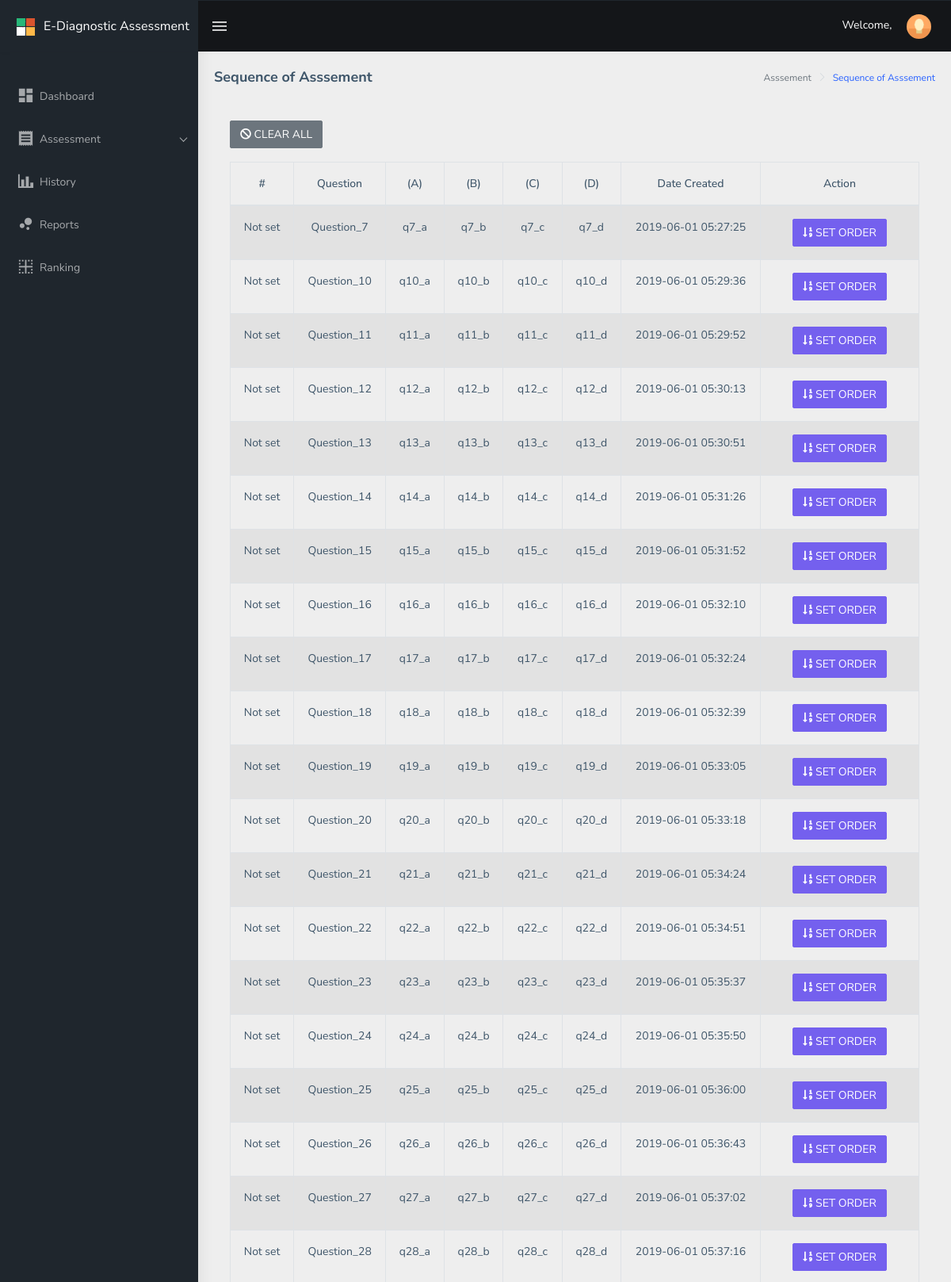
The page /tmp/x.php (upper part) on the database its author committed.
### tables this page shows
CREATE TABLE `drxassessment_assessment` (
  `drxassessment_id` int(11) NOT NULL,
  `drxassessment_question1` text NOT NULL,
  `drxassessment_answer` text NOT NULL,
  `drxassessment_answer_value` text NOT NULL,
  `drxassessment_domain` text NOT NULL,
  `drxassessment_q1_answer_1` text NOT NULL,
  `drxassessment_q1_answer_2` text NOT NULL,
  `drxassessment_q1_answer_3` text NOT NULL,
  `drxassessment_q1_answer_4` text NOT NULL,
  `drxassessment_order` int(11) NOT NULL,
  `drxassessment_order_value` text NOT NULL,
  `drxassessment_status` int(1) NOT NULL,
  `drxassessment_created_at` datetime NOT NULL,
  `drxassessment_updated_at` datetime NOT NULL
);

### tmp/x.php (the view, shortened to what this page needs)
<?php
include("../../../../config/common/asdasf9z09x0c90zx90123.php");
if (!empty($_SESSION['drxassessmentname'])) {
    $drxassessmentname = $_SESSION['drxassessmentname'];
} else {
    $drxassessmentname = "";
}
?>
<!DOCTYPE html>
<html dir="ltr" lang="en">
<head>
    <link href="../../../assets/libs/flot/css/float-chart.css" rel="stylesheet">
    <link href="../../../dist/css/style.min.css" rel="stylesheet">
    <link href="../../../assets/libs/datatables.net-bs4/css/dataTables.bootstrap4.css" rel="stylesheet">
</head>
<body>
    <div id="main-wrapper">
        <header class="topbar" data-navbarbg="skin5">
            <nav class="navbar top-navbar navbar-expand-md navbar-dark">
                <div class="navbar-header" data-logobg="skin5">
                    <a class="navbar-brand" href="../../../main/teacher">
                        <b class="logo-icon p-l-10">
                            <img src="../../../assets/images/logo-icon.png" alt="homepage" class="light-logo" />
                        </b>
                        <span class="logo-text">
                             <span style="font-size: 16px;">E-Diagnostic Assessment</span>
                        </span>
                    </a>
                </div>
                <div class="navbar-collapse collapse" id="navbarSupportedContent" data-navbarbg="skin5">
                    <ul class="navbar-nav float-left mr-auto">
                        <li class="nav-item d-none d-md-block"><a class="nav-link sidebartoggler waves-effect waves-light" href="javascript:void(0)" data-sidebartype="mini-sidebar"><i class="mdi mdi-menu font-24"></i></a></li>
                    </ul>
                    <ul class="navbar-nav float-right">
                        <li class="nav-item dropdown">
                          <span style="color: #fff;">Welcome, <?php echo $drxassessmentname; ?></span>
                            <a class="nav-link dropdown-toggle text-muted waves-effect waves-dark pro-pic" href="" data-toggle="dropdown" aria-haspopup="true" aria-expanded="false"><img src="../../../assets/images/users/1.jpg" alt="user" class="rounded-circle" width="31" height="31"></a>
                        </li>
                    </ul>
                </div>
            </nav>
        </header>
        <aside class="left-sidebar" data-sidebarbg="skin5">
            <div class="scroll-sidebar">
                <nav class="sidebar-nav">
                    <ul id="sidebarnav" class="p-t-30">
                        <li class="sidebar-item"> <a class=" sidebar-link waves-effect waves-dark sidebar-link" href="../../../main/teacher/" aria-expanded="false"><i class="mdi mdi-view-dashboard"></i><span class="hide-menu">Dashboard</span></a></li>
                        <li class="active sidebar-item"> <a class="sidebar-link has-arrow waves-effect waves-dark" href="javascript:void(0)" aria-expanded="false"><i class="mdi mdi-receipt"></i><span class="hide-menu">Assessment </span></a>
                        </li>
                        <li class="sidebar-item"> <a class="sidebar-link waves-effect waves-dark sidebar-link" href="#" aria-expanded="false"><i class="mdi mdi-chart-bar"></i><span class="hide-menu">History</span></a></li>
                        <li class="sidebar-item"> <a class="sidebar-link waves-effect waves-dark sidebar-link" href="#" aria-expanded="false"><i class="mdi mdi-chart-bubble"></i><span class="hide-menu">Reports</span></a></li>
                        <li class="sidebar-item"> <a class="sidebar-link waves-effect waves-dark sidebar-link" href="#" aria-expanded="false"><i class="mdi mdi-border-inside"></i><span class="hide-menu">Ranking</span></a></li>
                    </ul>
                </nav>
            </div>
        </aside>
        <div class="page-wrapper">
             <div class="page-breadcrumb">
                <div class="row">
                    <div class="col-12 d-flex no-block align-items-center">
                        <h4 class="page-title">Sequence of Asssement</h4>
                        <div class="ml-auto text-right">
                            <nav aria-label="breadcrumb">
                                <ol class="breadcrumb">
                                    <li class="breadcrumb-item active" aria-current="page">Asssement</li>
                                    <li class="breadcrumb-item active" aria-current="page"><a href="../sequence/">Sequence of Asssement</a></li>
                                </ol>
                            </nav>
                        </div>
                    </div>
                </div>
            </div>
            <div class="container-fluid">
							<div class="card-body">
                <button type="submit" data-toggle="modal" data-target="#clearAssessmentModal" onclick="clearAllOrder();" name="drx_submit_btn" class="btn btn-secondary btn-mg" style="margin-bottom: 2%;"><i class="fas fa-ban"></i> CLEAR ALL</button>
									<div class="table-responsive">
											<table id="zero_config" class="table table-striped table-bordered">
													<thead>
															<tr>
																	<th class="text-center">#</th>
																	<th class="text-center">Question</th>
																	<th class="text-center">(A)</th>
																	<th class="text-center">(B)</th>
																	<th class="text-center">(C)</th>
																	<th class="text-center">(D)</th>
																	<th class="text-center">Date Created</th>
																	<th class="text-center">Action</th>
															</tr>
													</thead>
													<tbody>
														<?php
	                          $connection->setAttribute(PDO::ATTR_ERRMODE, PDO::ERRMODE_EXCEPTION);
	                          $result = $connection->prepare("SELECT * FROM drxassessment_assessment ORDER BY drxassessment_order ASC");
	                          $result->execute();
	                              while ($row = $result->fetch(PDO::FETCH_ASSOC)) {
	                                     $drxassessment_id = $row['drxassessment_id'];
	                                     $drxassessment_question1 = $row['drxassessment_question1'];
																			 $drxassessment_q1_answer_1 = $row['drxassessment_q1_answer_1'];
	                                     $drxassessment_q1_answer_2 = $row['drxassessment_q1_answer_2'];
	                                     $drxassessment_q1_answer_3 = $row['drxassessment_q1_answer_3'];
	                                     $drxassessment_q1_answer_4 = $row['drxassessment_q1_answer_4'];
	                                     $drxassessment_created_at = $row['drxassessment_created_at'];
                                       $drxassessmentordervalue = $row['drxassessment_order_value'];
	                                     $drxassessmentstatus = $row['drxassessment_status'];
	                          ?>
															<tr>
																<td class="text-center">
                                  <?php
                                    if(empty($drxassessmentordervalue)) {
                                        echo "Not set";
                                    } else {
                                        echo $drxassessmentordervalue;
                                    }
                                  ?>
                                </td>
																<td class="text-center"><?php echo $drxassessment_question1; ?></td>
																<td class="text-center"><?php echo $drxassessment_q1_answer_1; ?></td>
																<td class="text-center"><?php echo $drxassessment_q1_answer_2; ?></td>
																<td class="text-center"><?php echo $drxassessment_q1_answer_3; ?></td>
																<td class="text-center"><?php echo $drxassessment_q1_answer_4; ?></td>
																<td class="text-center"><?php echo $drxassessment_created_at; ?></td>
																<td class="text-center" style="width: 200px;">
                                <?php if ($drxassessmentstatus === '0') { ?>
                                  <button type="button" data-toggle="modal" data-target="#assessmentModal" class="btn btn-primary btn-mg"
                                  onclick="setAssessmentOrder('<?php echo $drxassessment_id ; ?>',
                                                              '<?php echo $drxassessment_question1 ; ?>',
                                                              '<?php echo $drxassessment_q1_answer_1 ; ?>',
                                                              '<?php echo $drxassessment_q1_answer_2 ; ?>',
                                                              '<?php echo $drxassessment_q1_answer_3 ; ?>',
                                                              '<?php echo $drxassessment_q1_answer_4 ; ?>');">
                                  <i class="fas fa-sort-numeric-down"></i> SET ORDER
                                  </button>
                                <?php } else if ($drxassessmentstatus === '1') { ?>
                                  <button type="button" class="btn btn-warning btn-mg" disabled>
                                  <i class="fas fa-sort-numeric-down"></i> ASSIGNED
                                  </button>
                                <?php } ?>
																</td>
															</tr>
														<?php } ?>
													</tbody>
											</table>
				</div>
      </div>
    </div>
    </div>
</body>
</html>

### rows shown on the page
drxassessment_assessment: drxassessment_question1 "Question_7", drxassessment_q1_answer_1 "q7_a", drxassessment_q1_answer_2 "q7_b", drxassessment_q1_answer_3 "q7_c", drxassessment_q1_answer_4 "q7_d", drxassessment_created_at "2019-06-01 05:27:25"
drxassessment_assessment: drxassessment_question1 "Question_10", drxassessment_q1_answer_1 "q10_a", drxassessment_q1_answer_2 "q10_b", drxassessment_q1_answer_3 "q10_c", drxassessment_q1_answer_4 "q10_d", drxassessment_created_at "2019-06-01 05:29:36"
drxassessment_assessment: drxassessment_question1 "Question_11", drxassessment_q1_answer_1 "q11_a", drxassessment_q1_answer_2 "q11_b", drxassessment_q1_answer_3 "q11_c", drxassessment_q1_answer_4 "q11_d", drxassessment_created_at "2019-06-01 05:29:52"
drxassessment_assessment: drxassessment_question1 "Question_12", drxassessment_q1_answer_1 "q12_a", drxassessment_q1_answer_2 "q12_b", drxassessment_q1_answer_3 "q12_c", drxassessment_q1_answer_4 "q12_d", drxassessment_created_at "2019-06-01 05:30:13"
drxassessment_assessment: drxassessment_question1 "Question_13", drxassessment_q1_answer_1 "q13_a", drxassessment_q1_answer_2 "q13_b", drxassessment_q1_answer_3 "q13_c", drxassessment_q1_answer_4 "q13_d", drxassessment_created_at "2019-06-01 05:30:51"
drxassessment_assessment: drxassessment_question1 "Question_14", drxassessment_q1_answer_1 "q14_a", drxassessment_q1_answer_2 "q14_b", drxassessment_q1_answer_3 "q14_c", drxassessment_q1_answer_4 "q14_d", drxassessment_created_at "2019-06-01 05:31:26"
drxassessment_assessment: drxassessment_question1 "Question_15", drxassessment_q1_answer_1 "q15_a", drxassessment_q1_answer_2 "q15_b", drxassessment_q1_answer_3 "q15_c", drxassessment_q1_answer_4 "q15_d", drxassessment_created_at "2019-06-01 05:31:52"
drxassessment_assessment: drxassessment_question1 "Question_16", drxassessment_q1_answer_1 "q16_a", drxassessment_q1_answer_2 "q16_b", drxassessment_q1_answer_3 "q16_c", drxassessment_q1_answer_4 "q16_d", drxassessment_created_at "2019-06-01 05:32:10"
drxassessment_assessment: drxassessment_question1 "Question_17", drxassessment_q1_answer_1 "q17_a", drxassessment_q1_answer_2 "q17_b", drxassessment_q1_answer_3 "q17_c", drxassessment_q1_answer_4 "q17_d", drxassessment_created_at "2019-06-01 05:32:24"
drxassessment_assessment: drxassessment_question1 "Question_18", drxassessment_q1_answer_1 "q18_a", drxassessment_q1_answer_2 "q18_b", drxassessment_q1_answer_3 "q18_c", drxassessment_q1_answer_4 "q18_d", drxassessment_created_at "2019-06-01 05:32:39"
drxassessment_assessment: drxassessment_question1 "Question_19", drxassessment_q1_answer_1 "q19_a", drxassessment_q1_answer_2 "q19_b", drxassessment_q1_answer_3 "q19_c", drxassessment_q1_answer_4 "q19_d", drxassessment_created_at "2019-06-01 05:33:05"
drxassessment_assessment: drxassessment_question1 "Question_20", drxassessment_q1_answer_1 "q20_a", drxassessment_q1_answer_2 "q20_b", drxassessment_q1_answer_3 "q20_c", drxassessment_q1_answer_4 "q20_d", drxassessment_created_at "2019-06-01 05:33:18"
drxassessment_assessment: drxassessment_question1 "Question_21", drxassessment_q1_answer_1 "q21_a", drxassessment_q1_answer_2 "q21_b", drxassessment_q1_answer_3 "q21_c", drxassessment_q1_answer_4 "q21_d", drxassessment_created_at "2019-06-01 05:34:24"
drxassessment_assessment: drxassessment_question1 "Question_22", drxassessment_q1_answer_1 "q22_a", drxassessment_q1_answer_2 "q22_b", drxassessment_q1_answer_3 "q22_c", drxassessment_q1_answer_4 "q22_d", drxassessment_created_at "2019-06-01 05:34:51"
drxassessment_assessment: drxassessment_question1 "Question_23", drxassessment_q1_answer_1 "q23_a", drxassessment_q1_answer_2 "q23_b", drxassessment_q1_answer_3 "q23_c", drxassessment_q1_answer_4 "q23_d", drxassessment_created_at "2019-06-01 05:35:37"
drxassessment_assessment: drxassessment_question1 "Question_24", drxassessment_q1_answer_1 "q24_a", drxassessment_q1_answer_2 "q24_b", drxassessment_q1_answer_3 "q24_c", drxassessment_q1_answer_4 "q24_d", drxassessment_created_at "2019-06-01 05:35:50"
drxassessment_assessment: drxassessment_question1 "Question_25", drxassessment_q1_answer_1 "q25_a", drxassessment_q1_answer_2 "q25_b", drxassessment_q1_answer_3 "q25_c", drxassessment_q1_answer_4 "q25_d", drxassessment_created_at "2019-06-01 05:36:00"
drxassessment_assessment: drxassessment_question1 "Question_26", drxassessment_q1_answer_1 "q26_a", drxassessment_q1_answer_2 "q26_b", drxassessment_q1_answer_3 "q26_c", drxassessment_q1_answer_4 "q26_d", drxassessment_created_at "2019-06-01 05:36:43"
drxassessment_assessment: drxassessment_question1 "Question_27", drxassessment_q1_answer_1 "q27_a", drxassessment_q1_answer_2 "q27_b", drxassessment_q1_answer_3 "q27_c", drxassessment_q1_answer_4 "q27_d", drxassessment_created_at "2019-06-01 05:37:02"
drxassessment_assessment: drxassessment_question1 "Question_28", drxassessment_q1_answer_1 "q28_a", drxassessment_q1_answer_2 "q28_b", drxassessment_q1_answer_3 "q28_c", drxassessment_q1_answer_4 "q28_d", drxassessment_created_at "2019-06-01 05:37:16"
